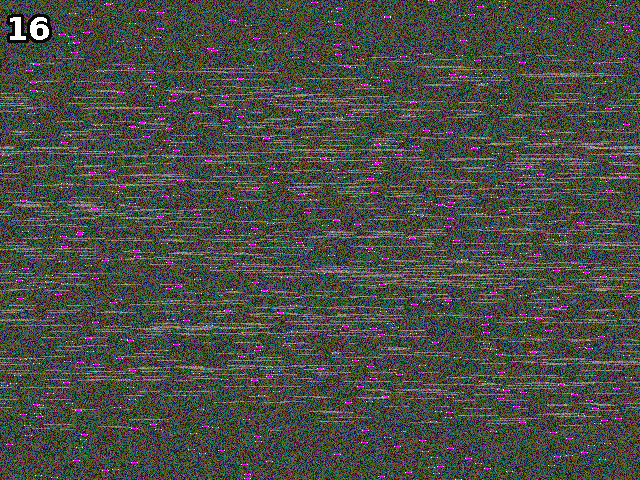
#> input picture mozart.gif, 640 x 480 px
$ python challenge_16.py
#> lines starting #> are read from the running program, lines starting #| are printed output that depends on the picture
#gives http://www.pythonchallenge.com/pc/return/romance.html
#! /usr/bin/env python

from PIL import Image

def straighten(fn):
#> called with fn = 'mozart.gif'
    im = Image.open(fn)
#> im is the input picture: PIL image 640x480 P; mean R, G, B 74.6, 76.9, 70.2
    print(im.mode, im.size)
#| P (640, 480)
    coord = []
    l1 = 429
    for y in range(480):
        row = [im.getpixel((x, y)) for x in range(640)]
        offset = [row.index(x) for x in row if x == 195][0] - l1
        new_row = row[offset:] + row[:offset]
        for x in range(640):
            im.putpixel((x, y), new_row[x])
#> this loop made 480 passes
#> offset on passes 1 to 3: 0, 71, -117
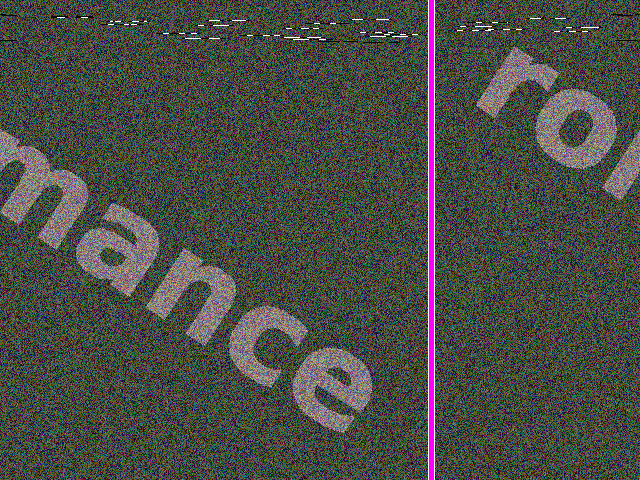
#> im: PIL image 640x480 P; mean R, G, B 74.6, 76.9, 70.2
    im.save('straighten.gif')

if __name__ == '__main__':
    straighten('mozart.gif')
